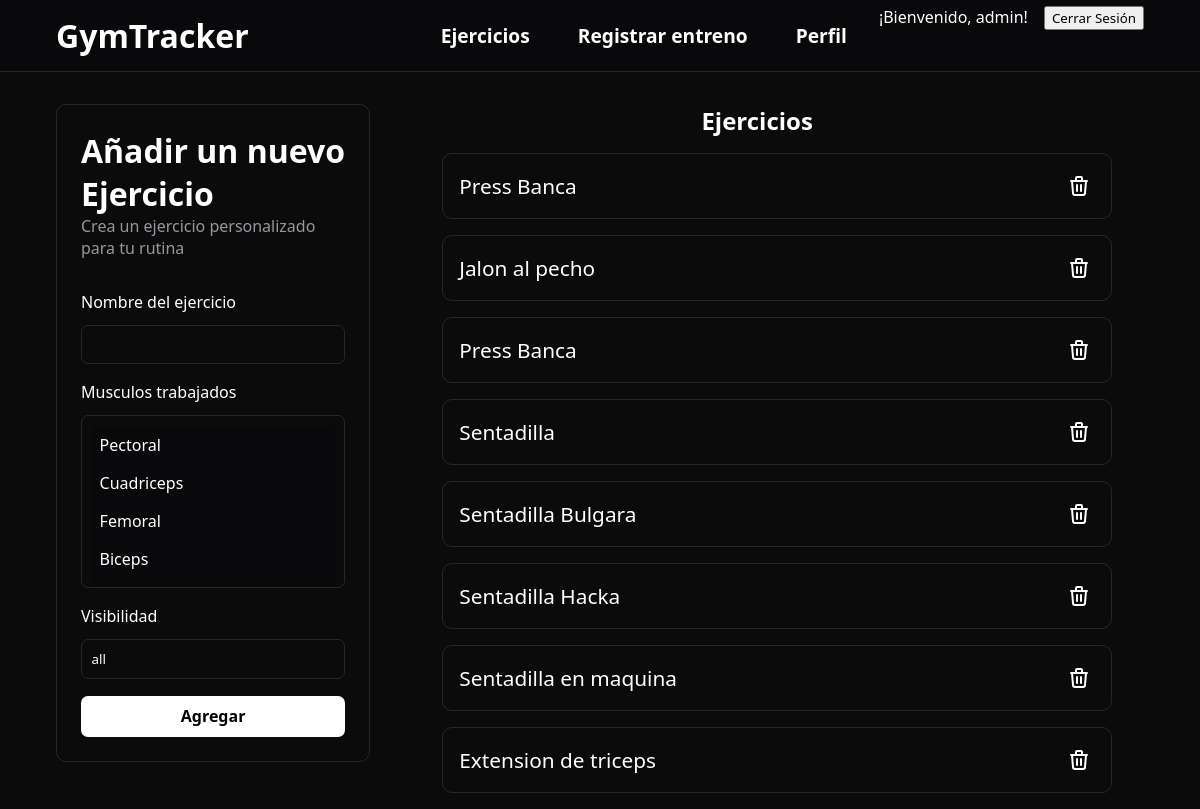
The page /anadirEjercicio (signed in) on the database as committed earlier.
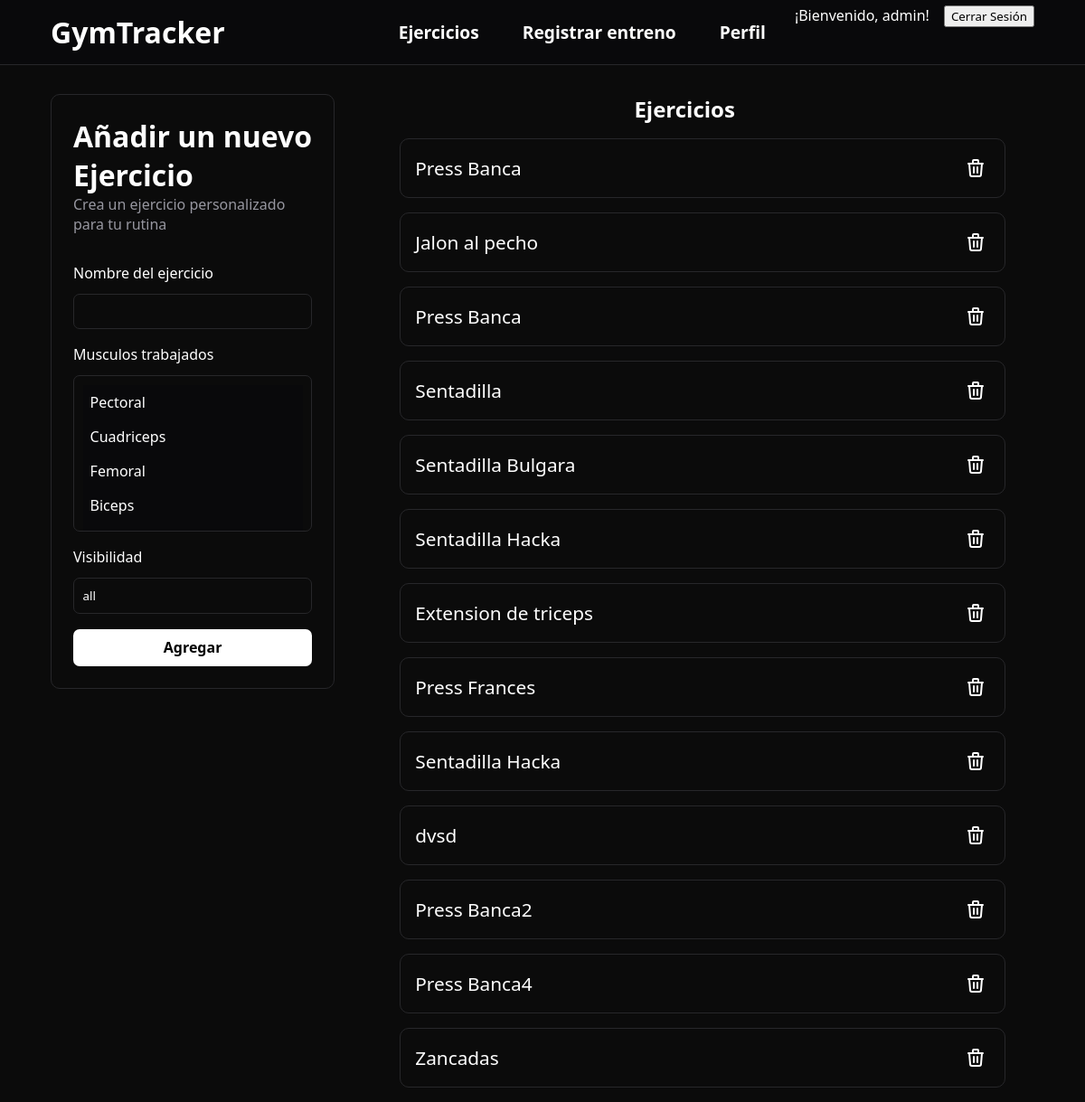
The same page on the database as committed later.
### gymApp/models.py (models this page shows, shortened)
class Ejercicio(models.Model):
    nombre = models.CharField(max_length=100)
    musculos = models.ManyToManyField(Musculo)
    visibilidad = models.CharField(max_length=200, default='all')
    class Meta:
        verbose_name = 'Ejercicio'
        verbose_name_plural = 'Ejercicios'

### gymApp/views.py (the view)
# urls.py: path('anadirEjercicio', AnadirEjercicio.as_view(), name='anadirEjercicio'),
class AnadirEjercicio(LoginRequiredMixin, CreateView):
    template_name = 'gymApp/anadirEjercicio.html'
    form_class = AnadirEjercicioPersonalizado
    context_object_name = 'ejercicios'
    success_url = reverse_lazy('anadirEjercicio')
    def get_context_data(self, **kwargs):
        contexto = super().get_context_data(**kwargs)
        contexto['ejercicios'] = Ejercicio.objects.filter(visibilidad='all')
        return contexto

### gymApp/forms.py
class AnadirEjercicioPersonalizado(forms.ModelForm):
    class Meta:
        model = Ejercicio
        fields = '__all__'

### gymApp/models.py (called while the page is built)
    def __str__(self):
        return f"{self.nombre}"

### gymApp/templates/gymApp/anadirEjercicio.html (shortened to what this page needs)
{% extends 'gymApp/base.html' %}
{% block header %}
    <header class="header-noprincipal">
        <a href="{% url 'principal' %}">
            <h1>GymTracker</h1>
        </a>
        <div>
            <a href="{% url 'anadirEjercicio' %}">Ejercicios</a>
            <a href="{% url 'registrarEntreno' %}">Registrar entreno</a>
            <a>Perfil</a>
            {% if user.is_authenticated %}
                <p>¡Bienvenido, {{ user.username }}!</p>
                <form action="{% url 'logout' %}" method="post">
                    <button type="submit" class="">Cerrar Sesión</button>
                </form>
            {% else %}
                <a href="{% url 'login' %}">Iniciar sesión</a>
            {% endif %}
        </div>
    </header>
{% endblock %}
{% block contenido %}
<main id="main-añadirEjercicio">
    <article id="article-añadirEjercicio">
        <h1>Añadir un nuevo Ejercicio</h1>
        <p>Crea un ejercicio personalizado para tu rutina</p>
        <form action="" method="post" id="form-ejercicio">
            <label for="nombre">Nombre del ejercicio</label>
            {{form.nombre}}
            <label for="musculos">Musculos trabajados</label>
            {{form.musculos}}
            <label for="visibilidad">Visibilidad</label>
            {{form.visibilidad}}
            <button type="submit" class="">Agregar</button>
        </form>
    </article>
    <section class="ejercicios">
        <div>
            <h1>Ejercicios</h1>
        </div>
        <ul>
            {% for ejercicio in ejercicios %}
                <article class="card-ejercicio">
                    <li>{{ ejercicio.nombre }}
                            <a href="{% url 'borrarEjercicio' pk=ejercicio.pk %}" id="boton-svg">
                            </a>
                    </li>
                </article>
            {% endfor %}
        </ul>
    </section>
</main>
{% endblock %}

### gymApp/templates/gymApp/base.html (shortened to what this page needs)
{% load static %}
<!DOCTYPE html>
<html lang="en">
<head>
    <link rel="stylesheet" href="{% static 'css/base.css' %}">
    <link rel="stylesheet" href="{% static 'css/formularios.css' %}">
    <link rel="stylesheet" href="{% static 'css/añadirEjercicio.css' %}">
    <link rel="stylesheet" href="{% static 'css/añadirEntreno.css' %}">
</head>
<body>
    {% block header %}{% endblock %}
    {% block contenido %}
    {% endblock %}
</body>
</html>

### gymApp/static/css/base.css (style rules this page uses)
:root { --color-primario: #09090b; --gris-clarito: #39393b; }
* { margin: 0; font-family: system-ui, -apple-system, BlinkMacSystemFont, 'Segoe UI', Roboto, Oxygen, Ubuntu, Cantarell, 'Open Sans', 'Helvetica Neue', sans-serif; box-sizing: border-box; }
body { background-color: rgb(11, 11, 11); color: white; display: grid; height: 100vh; grid-template-rows: 9vh 91% 1fr; }
.header-noprincipal { background-color: var(--color-primario); display: flex; align-items: center; justify-content: space-between; padding: 0px 3.5rem; border-bottom: #27272a 1px solid; }
.header-noprincipal div { display: flex; gap: 1rem; }
.header-noprincipal div a { text-decoration: none; padding: 1rem; font-size: larger; font-weight: bold; border-radius: 10px; transition: all 100ms linear; }
.header-noprincipal a { color: white; text-decoration: none; cursor: pointer; }

### gymApp/static/css/formularios.css (style rules this page uses)
:root { --color-primario: #09090b; --gris-clarito: #39393b; --bordes: #27272a; }
* { box-sizing: border-box; }

### gymApp/static/css/añadirEjercicio.css (style rules this page uses)
:root { --color-primario: #09090b; --gris-clarito: #39393b; --azul-sombra: #1f89b0; }
html { scroll-behavior: smooth; }
#main-añadirEjercicio { display: flex; align-items: flex-start; padding: 2rem 3.5rem 0 3.5rem; gap: 2rem; }
#article-añadirEjercicio { min-width: 25%; border: var(--bordes) 1px solid; padding: 1.5rem; border-radius: 10px; }
#article-añadirEjercicio h1 { font-size: 2rem; }
#article-añadirEjercicio p { color: #9797a0; margin-bottom: 2rem; }
#form-ejercicio { height: auto; display: flex; flex-direction: column; gap: .75rem; }
#form-ejercicio input { width: 100%; padding: .6rem; color: white; background-color: transparent; border: var(--bordes) 1px solid; border-radius: 7px; margin-bottom: 5px; }
#form-ejercicio select { width: 100%; padding: .6rem; color: white; background-color: transparent; border: var(--bordes) 1px solid; border-radius: 7px; margin-bottom: 5px; cursor: pointer; }
#form-ejercicio option { background-color: var(--color-primario); color: white; padding: .5rem; font-size: medium; }
#form-ejercicio button { background-color: white; width: 100%; padding: .6rem; border: none; border-radius: 7px; color: black; font-size: medium; font-weight: bold; transition: all 300ms linear; cursor: pointer; }
.ejercicios { width: 100%; margin-right: 2rem; }
.ejercicios div { margin-bottom: 1rem; }
.ejercicios div h1 { text-align: center; }
.ejercicios ul li { list-style: none; font-size: 1.3rem; display: flex; flex-direction: row; justify-content: space-between; align-items: center; }
.card-ejercicio { border: var(--bordes) 1px solid; padding: 1rem; margin-bottom: 1rem; border-radius: 10px; transition: all 200ms linear; }
#boton-svg { background-color: transparent; display: flex; flex-direction: column; justify-content: center; align-items: center; border: none; padding: .25rem; transition: all 200ms linear; border-radius: 4px; }

### gymApp/static/css/añadirEntreno.css (style rules this page uses)
:root { --color-primario: #09090b; --gris-clarito: #39393b; --azul-sombra: #1f89b0; --bordes: #27272a; }
* { box-sizing: border-box; }

Rows that differ between the two databases and show on the page:
removed Ejercicio: nombre "Sentadilla en maquina"
added Ejercicio: nombre "Press Frances"
added Ejercicio: nombre "Sentadilla Hacka"
added Ejercicio: nombre "dvsd"
added Ejercicio: nombre "Press Banca2"
added Ejercicio: nombre "Press Banca4"
added Ejercicio: nombre "Zancadas"
